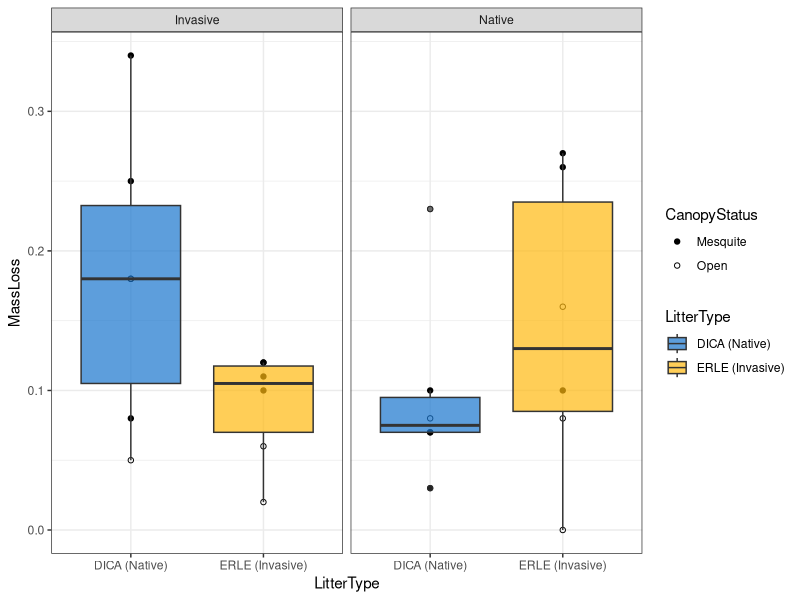
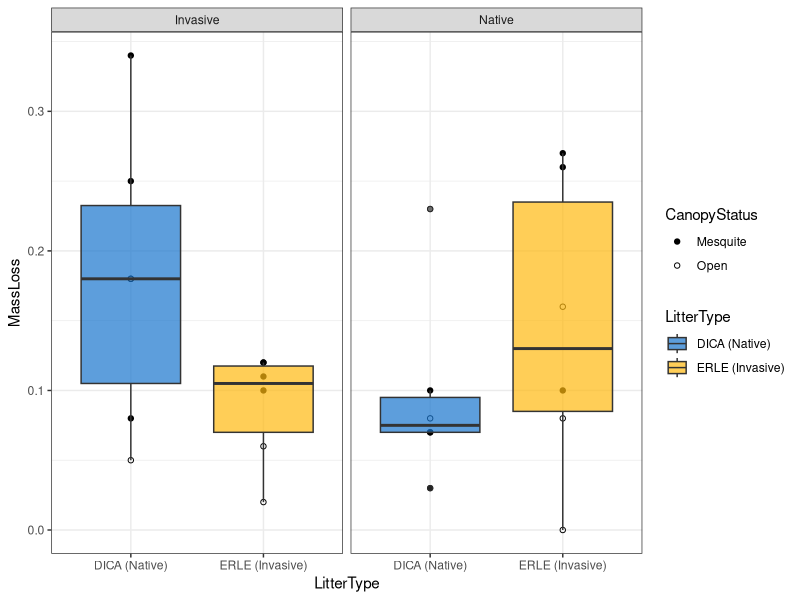

These charts were generated, in order, by the following R code:
#Field Litter Bag Mass Loss
# T3

#Plot Figures
#LitterType * PatchType interactions
#Taylor Portman
#Mod of Betsy email 3OCT22
#18OCT22

#Read in libraries
library(ggplot2)
library(dplyr)
library(ggpubr)

#Set working directory
setwd("/Volumes/GoogleDrive/My Drive/projects/MastersThesis/R/SRER_FieldExperiment")

#Read in data
dat<-read.csv("data_clean/MassLoss_T3_Clean.csv")

#Figure save file path
figures= 'Litter_MassLoss/figures'
# Plot Figures ------------------------------------------------------------

fig1<-dat%>%
  ggplot(aes(LitterType, MassLoss))+
  geom_point(aes(shape=CanopyStatus))+
  geom_boxplot(aes(fill=LitterType), alpha=0.7)+
  facet_wrap(~PatchType)+
  scale_shape_manual(values=c(19,1))+
  scale_fill_manual(values=c("dodgerblue3", "darkgoldenrod1"))+
  theme_bw()
  
fig1
#Save to figures folder
fileName = paste(figures, 'MassLossT3.png',sep = '/')
ggsave(fileName, fig1, dpi = 800,width= 18, height=12, units=c('cm'))



